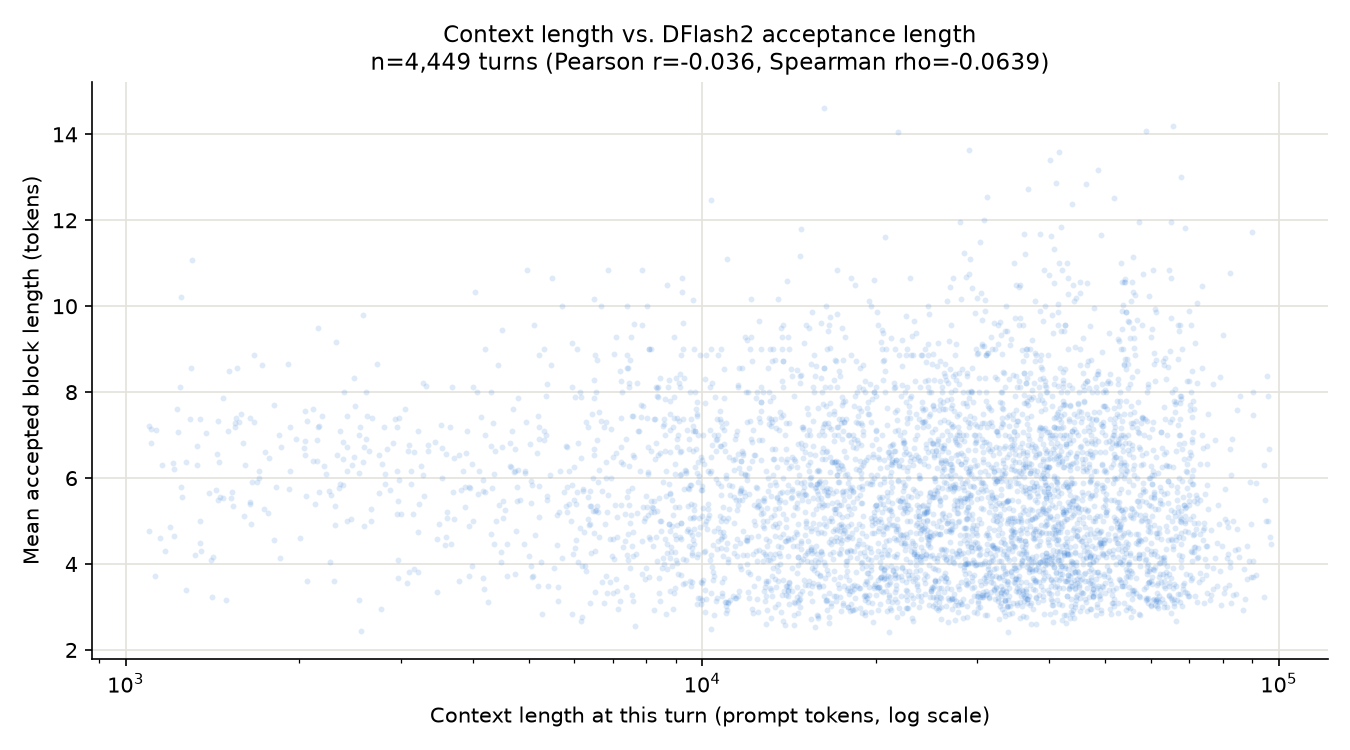

Recreate this plot in Python.
"""Does DFlash2 acceptance length change as the agent's context (prompt)
length grows over a SWE-bench episode? Uses only already-collected data:
each turn's usage.prompt_tokens (context length at that point) from the
trajectory files, joined to that turn's mean accepted block length from
entropy_log.jsonl via the req_id prefix match.
"""

import json
from pathlib import Path
from collections import defaultdict

import numpy as np
import pandas as pd

ROOT = Path(__file__).resolve().parent.parent
JOB_DIR = ROOT / "jobs" / "muse-glimmer-swebench-50"
ENTROPY_LOG = ROOT / "entropy_log.jsonl"


def load_turn_context_lengths() -> dict:
    """response_id -> prompt_tokens (context length at that turn)"""
    out = {}
    for traj_path in JOB_DIR.glob("*/agent/mini-swe-agent.trajectory.json"):
        try:
            data = json.loads(traj_path.read_text())
        except Exception:
            continue
        for msg in data.get("messages", []):
            if msg.get("role") != "assistant":
                continue
            resp = (msg.get("extra") or {}).get("response")
            if not resp:
                continue
            rid = resp.get("id")
            usage = resp.get("usage") or {}
            prompt_tokens = usage.get("prompt_tokens")
            if not rid or prompt_tokens is None:
                continue
            out[rid] = int(prompt_tokens)
    return out


def load_mean_accepted_len_per_reqid() -> dict:
    """entropy-log req_id -> mean accepted_len across its distinct blocks"""
    block_lens = defaultdict(list)
    seen_steps = defaultdict(set)
    with open(ENTROPY_LOG) as f:
        for line in f:
            rec = json.loads(line)
            if rec["req_id"].startswith("_warmup_"):
                continue
            key = (rec["req_id"], rec["t"])
            if key in seen_steps:
                continue
            seen_steps[key] = True
            block_lens[rec["req_id"]].append(rec["accepted_len"])
    return {rid: float(np.mean(v)) for rid, v in block_lens.items()}


def main():
    print("Loading turn context lengths from trajectory files...")
    context_lengths = load_turn_context_lengths()
    print(f"  {len(context_lengths)} turns with prompt_tokens")

    print("Loading mean accepted length per request from entropy log...")
    accepted_by_reqid = load_mean_accepted_len_per_reqid()
    print(f"  {len(accepted_by_reqid)} distinct req_ids")

    response_ids = list(context_lengths.keys())

    rows = []
    for req_id, mean_accepted in accepted_by_reqid.items():
        rid = next((r for r in response_ids if req_id.startswith(r)), None)
        if rid is None:
            continue
        rows.append({"req_id": req_id, "prompt_tokens": context_lengths[rid], "mean_accepted_len": mean_accepted})

    df = pd.DataFrame(rows)
    print(f"\nMatched {len(df)} turns")

    pearson = df["prompt_tokens"].corr(df["mean_accepted_len"])
    spearman = df["prompt_tokens"].corr(df["mean_accepted_len"], method="spearman")
    print(f"\nPearson r = {pearson:.4f}, Spearman rho = {spearman:.4f}")

    # bucket by prompt length
    edges = [0, 500, 1000, 2000, 4000, 8000, 16000, 32000, 64000, 200000]
    df["bucket"] = pd.cut(df["prompt_tokens"], bins=edges, include_lowest=True)
    agg = df.groupby("bucket", observed=True)["mean_accepted_len"].agg(["mean", "std", "count"]).reset_index()
    agg = agg[agg["count"] >= 5]
    print("\n=== Mean accepted length by context-length bucket ===")
    print(agg.to_string(index=False))

    out = {
        "n_turns": len(df),
        "pearson": round(float(pearson), 4),
        "spearman": round(float(spearman), 4),
        "buckets": [
            {
                "bucket": str(row["bucket"]),
                "mean_accepted_len": round(float(row["mean"]), 3),
                "std": round(float(row["std"]) if pd.notna(row["std"]) else 0.0, 3),
                "count": int(row["count"]),
            }
            for _, row in agg.iterrows()
        ],
    }
    out_path = Path(__file__).resolve().parent / "context_length_vs_acceptance.json"
    with open(out_path, "w") as f:
        json.dump(out, f, indent=2)
    print(f"\nSaved {out_path}")

    import matplotlib.pyplot as plt

    fig, ax = plt.subplots(figsize=(9, 5), dpi=150)
    ax.scatter(df["prompt_tokens"], df["mean_accepted_len"], s=8, alpha=0.15, color="#2a78d6", linewidths=0)
    ax.set_xscale("log")
    ax.set_xlabel("Context length at this turn (prompt tokens, log scale)")
    ax.set_ylabel("Mean accepted block length (tokens)")
    ax.set_title(
        f"Context length vs. DFlash2 acceptance length\n"
        f"n={len(df):,} turns (Pearson r={out['pearson']}, Spearman rho={out['spearman']})",
        fontsize=11,
    )
    ax.grid(color="#e4e2dc", linewidth=0.8)
    ax.set_axisbelow(True)
    for spine in ("top", "right"):
        ax.spines[spine].set_visible(False)
    fig.tight_layout()
    fig.savefig(Path(__file__).resolve().parent / "context_length_vs_acceptance.png", facecolor="white")
    plt.close(fig)


if __name__ == "__main__":
    main()
